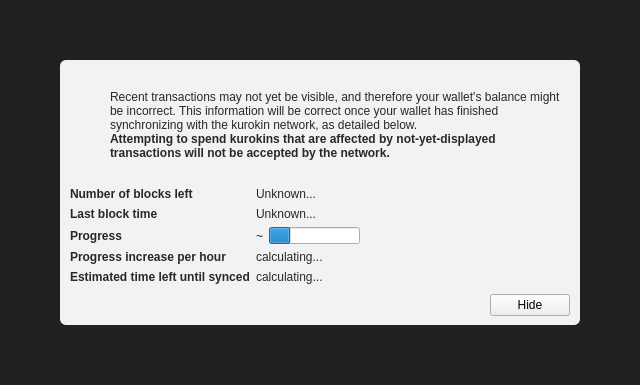
<?xml version="1.0" encoding="UTF-8"?>
<ui version="4.0">
 <class>ModalOverlay</class>
 <widget class="ModalOverlay" name="ModalOverlay">
  <property name="geometry">
   <rect>
    <x>0</x>
    <y>0</y>
    <width>640</width>
    <height>385</height>
   </rect>
  </property>
  <property name="windowTitle">
   <string>Form</string>
  </property>
  <layout class="QVBoxLayout" name="verticalLayout" stretch="0">
   <property name="sizeConstraint">
    <enum>QLayout::SetDefaultConstraint</enum>
   </property>
   <property name="leftMargin">
    <number>0</number>
   </property>
   <property name="topMargin">
    <number>0</number>
   </property>
   <property name="rightMargin">
    <number>0</number>
   </property>
   <property name="bottomMargin">
    <number>0</number>
   </property>
   <item>
    <widget class="QWidget" name="bgWidget" native="true">
     <property name="styleSheet">
      <string notr="true">#bgWidget { background: rgba(0,0,0,220); }</string>
     </property>
     <layout class="QVBoxLayout" name="verticalLayoutMain" stretch="1">
      <property name="leftMargin">
       <number>60</number>
      </property>
      <property name="topMargin">
       <number>60</number>
      </property>
      <property name="rightMargin">
       <number>60</number>
      </property>
      <property name="bottomMargin">
       <number>60</number>
      </property>
      <item>
       <widget class="QWidget" name="contentWidget" native="true">
        <property name="styleSheet">
         <string notr="true">#contentWidget { background: rgba(255,255,255,240); border-radius: 6px; }

QLabel { color: rgb(40,40,40);  }</string>
        </property>
        <layout class="QVBoxLayout" name="verticalLayoutSub" stretch="1,0,0,0">
         <property name="spacing">
          <number>0</number>
         </property>
         <property name="leftMargin">
          <number>10</number>
         </property>
         <property name="topMargin">
          <number>10</number>
         </property>
         <property name="rightMargin">
          <number>10</number>
         </property>
         <property name="bottomMargin">
          <number>10</number>
         </property>
         <item>
          <layout class="QHBoxLayout" name="horizontalLayoutIconText" stretch="0,1">
           <property name="topMargin">
            <number>20</number>
           </property>
           <item>
            <layout class="QVBoxLayout" name="verticalLayoutIcon">
             <property name="leftMargin">
              <number>0</number>
             </property>
             <item>
              <widget class="QPushButton" name="warningIcon">
               <property name="enabled">
                <bool>false</bool>
               </property>
               <property name="text">
                <string/>
               </property>
               <property name="icon">
                <iconset>
                 <normaloff>:/icons/warning</normaloff>
                 <disabledoff>:/icons/warning</disabledoff>:/icons/warning</iconset>
               </property>
               <property name="iconSize">
                <size>
                 <width>48</width>
                 <height>48</height>
                </size>
               </property>
               <property name="flat">
                <bool>true</bool>
               </property>
              </widget>
             </item>
             <item>
              <spacer name="verticalSpacerWarningIcon">
               <property name="orientation">
                <enum>Qt::Vertical</enum>
               </property>
               <property name="sizeHint" stdset="0">
                <size>
                 <width>20</width>
                 <height>40</height>
                </size>
               </property>
              </spacer>
             </item>
            </layout>
           </item>
           <item>
            <layout class="QVBoxLayout" name="verticalLayoutInfoText">
             <property name="leftMargin">
              <number>0</number>
             </property>
             <property name="topMargin">
              <number>0</number>
             </property>
             <item>
              <widget class="QLabel" name="infoText">
               <property name="text">
                <string>Recent transactions may not yet be visible, and therefore your wallet's balance might be incorrect. This information will be correct once your wallet has finished synchronizing with the kurokin network, as detailed below.</string>
               </property>
               <property name="textFormat">
                <enum>Qt::RichText</enum>
               </property>
               <property name="wordWrap">
                <bool>true</bool>
               </property>
              </widget>
             </item>
             <item>
              <widget class="QLabel" name="infoTextStrong">
               <property name="font">
                <font>
                 <weight>75</weight>
                 <bold>true</bold>
                </font>
               </property>
               <property name="text">
                <string>Attempting to spend kurokins that are affected by not-yet-displayed transactions will not be accepted by the network.</string>
               </property>
               <property name="textFormat">
                <enum>Qt::RichText</enum>
               </property>
               <property name="wordWrap">
                <bool>true</bool>
               </property>
              </widget>
             </item>
             <item>
              <spacer name="verticalSpacerInTextSpace">
               <property name="orientation">
                <enum>Qt::Vertical</enum>
               </property>
               <property name="sizeHint" stdset="0">
                <size>
                 <width>20</width>
                 <height>40</height>
                </size>
               </property>
              </spacer>
             </item>
            </layout>
           </item>
          </layout>
         </item>
         <item>
          <spacer name="verticalSpacerAfterText">
           <property name="orientation">
            <enum>Qt::Vertical</enum>
           </property>
           <property name="sizeHint" stdset="0">
            <size>
             <width>20</width>
             <height>40</height>
            </size>
           </property>
          </spacer>
         </item>
         <item>
          <layout class="QFormLayout" name="formLayout">
           <property name="fieldGrowthPolicy">
            <enum>QFormLayout::FieldsStayAtSizeHint</enum>
           </property>
           <property name="horizontalSpacing">
            <number>6</number>
           </property>
           <property name="verticalSpacing">
            <number>6</number>
           </property>
           <property name="topMargin">
            <number>10</number>
           </property>
           <item row="0" column="0">
            <widget class="QLabel" name="labelNumberOfBlocksLeft">
             <property name="font">
              <font>
               <weight>75</weight>
               <bold>true</bold>
              </font>
             </property>
             <property name="text">
              <string>Number of blocks left</string>
             </property>
            </widget>
           </item>
           <item row="0" column="1">
            <widget class="QLabel" name="numberOfBlocksLeft">
             <property name="text">
              <string>Unknown...</string>
             </property>
            </widget>
           </item>
           <item row="1" column="0">
            <widget class="QLabel" name="labelLastBlockTime">
             <property name="font">
              <font>
               <weight>75</weight>
               <bold>true</bold>
              </font>
             </property>
             <property name="text">
              <string>Last block time</string>
             </property>
            </widget>
           </item>
           <item row="1" column="1">
            <widget class="QLabel" name="newestBlockDate">
             <property name="sizePolicy">
              <sizepolicy hsizetype="Maximum" vsizetype="Preferred">
               <horstretch>0</horstretch>
               <verstretch>0</verstretch>
              </sizepolicy>
             </property>
             <property name="text">
              <string>Unknown...</string>
             </property>
            </widget>
           </item>
           <item row="2" column="0">
            <widget class="QLabel" name="labelSyncDone">
             <property name="font">
              <font>
               <weight>75</weight>
               <bold>true</bold>
              </font>
             </property>
             <property name="text">
              <string>Progress</string>
             </property>
            </widget>
           </item>
           <item row="2" column="1">
            <layout class="QHBoxLayout" name="horizontalLayoutSync" stretch="0,1">
             <item>
              <widget class="QLabel" name="percentageProgress">
               <property name="text">
                <string notr="true">~</string>
               </property>
              </widget>
             </item>
             <item>
              <widget class="QProgressBar" name="progressBar">
               <property name="value">
                <number>24</number>
               </property>
               <property name="format">
                <string/>
               </property>
              </widget>
             </item>
            </layout>
           </item>
           <item row="4" column="0">
            <widget class="QLabel" name="labelProgressIncrease">
             <property name="font">
              <font>
               <weight>75</weight>
               <bold>true</bold>
              </font>
             </property>
             <property name="text">
              <string>Progress increase per hour</string>
             </property>
            </widget>
           </item>
           <item row="4" column="1">
            <widget class="QLabel" name="progressIncreasePerH">
             <property name="text">
              <string>calculating...</string>
             </property>
            </widget>
           </item>
           <item row="5" column="0">
            <widget class="QLabel" name="labelEstimatedTimeLeft">
             <property name="font">
              <font>
               <weight>75</weight>
               <bold>true</bold>
              </font>
             </property>
             <property name="text">
              <string>Estimated time left until synced</string>
             </property>
            </widget>
           </item>
           <item row="5" column="1">
            <widget class="QLabel" name="expectedTimeLeft">
             <property name="text">
              <string>calculating...</string>
             </property>
            </widget>
           </item>
          </layout>
         </item>
         <item>
          <layout class="QHBoxLayout" name="horizontalLayoutButtons">
           <property name="leftMargin">
            <number>10</number>
           </property>
           <property name="topMargin">
            <number>10</number>
           </property>
           <item>
            <spacer name="horizontalSpacer">
             <property name="orientation">
              <enum>Qt::Horizontal</enum>
             </property>
             <property name="sizeHint" stdset="0">
              <size>
               <width>40</width>
               <height>20</height>
              </size>
             </property>
            </spacer>
           </item>
           <item>
            <widget class="QPushButton" name="closeButton">
             <property name="text">
              <string>Hide</string>
             </property>
            </widget>
           </item>
          </layout>
         </item>
        </layout>
       </widget>
      </item>
     </layout>
    </widget>
   </item>
  </layout>
 </widget>
 <customwidgets>
  <customwidget>
   <class>ModalOverlay</class>
   <extends>QWidget</extends>
   <header>modaloverlay.h</header>
   <container>1</container>
  </customwidget>
 </customwidgets>
 <resources/>
 <connections/>
</ui>
